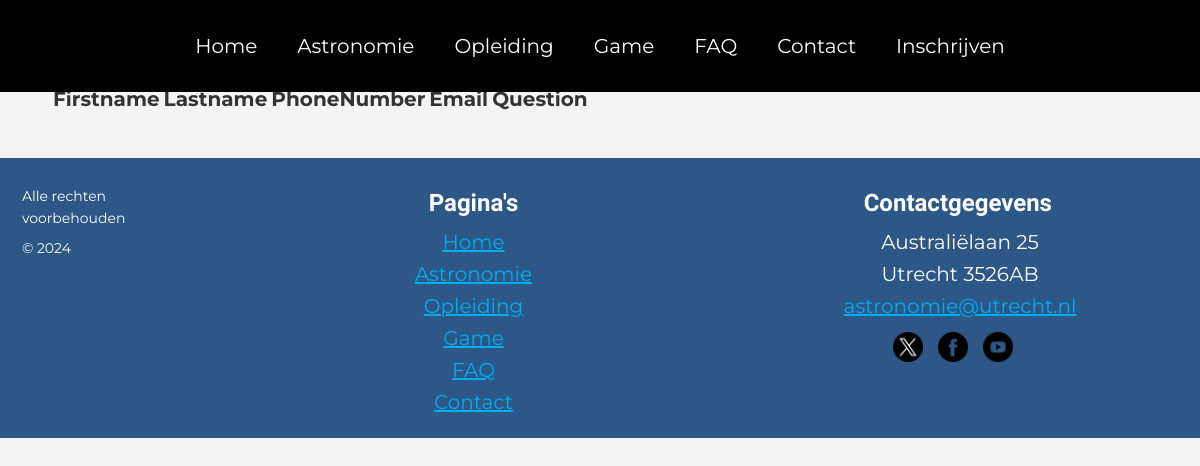
The app's page /shuhd/Inloggen/overzicht.php, older data.
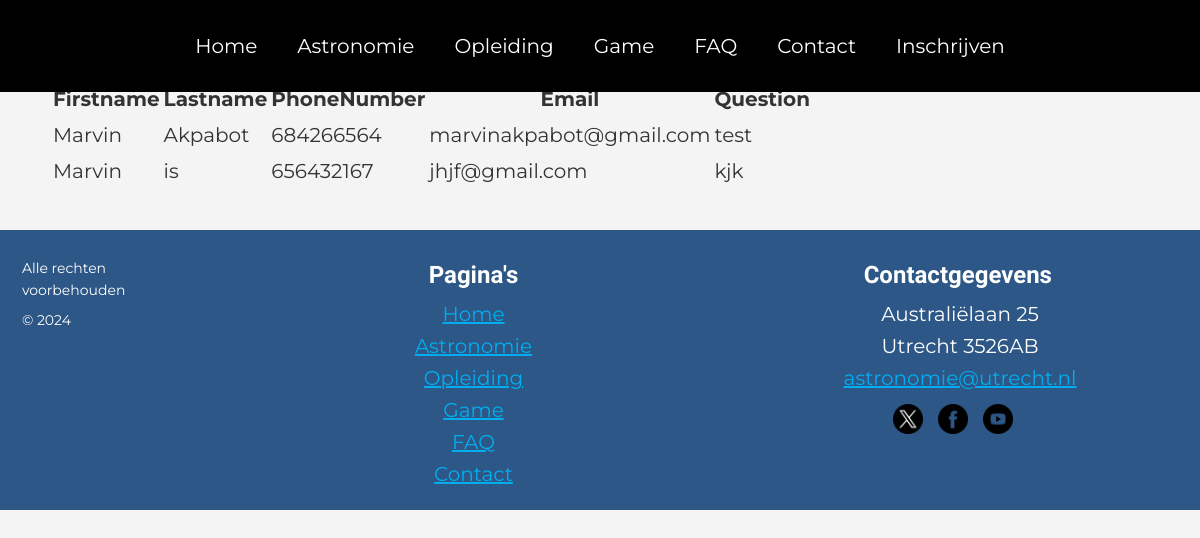
The same page, newer data.
### tables this page shows
CREATE TABLE IF NOT EXISTS `contact` (
  `id` tinyint NOT NULL AUTO_INCREMENT,
  `Firstname` varchar(100) NOT NULL,
  `Lastname` varchar(100) NOT NULL,
  `PhoneNumber` int NOT NULL,
  `Email` varchar(100) NOT NULL,
  `Question` varchar(200) NOT NULL,
  PRIMARY KEY (`id`)
);

### shuhd/Inloggen/overzicht.php (the view, shortened to what this page needs)
<?php
include('../config/config.php');
$dsn = "mysql:host=$dbHost;
        dbname=$dbName;
        charset=UTF8";
$pdo = new PDO($dsn, $dbUser, $dbPass);
$sql = "SELECT id
                ,Firstname
                ,Lastname
                ,PhoneNumber
                ,Email
                ,Question
         FROM contact
         ORDER BY id asc";
$statement = $pdo->prepare($sql);
$statement->execute();
$result = $statement->fetchAll(PDO::FETCH_OBJ);
$tableRows = "";
 foreach ($result as $row) {
     $tableRows .= "<tr>
                        <td>$row->Firstname</td>
                        <td>$row->Lastname</td>
                        <td>$row->PhoneNumber</td>
                        <td>$row->Email</td>
                        <td>$row->Question</td>
                    </tr>";
 }
?>
<!DOCTYPE html>
<html lang="en">
<head>
    <link rel="stylesheet" href="../css/main.css" />
</head>
<body>
    <main>
<header>
    <nav>
      <div class="container row jc-center">
        <div class="main-menu">
          <ul>
            <li><a href="../index.php">Home</a></li>
            <li><a href="../Astronomie/astronomie.php">Astronomie</a></li>
            <li><a href="../Opleiding/opleiding.php">Opleiding</a></li>
            <li><a href="../gamePagina/game.php">Game</a></li>
            <li><a href="../FAQ/faq.php">FAQ</a></li>
            <li><a href="../ContactP/contact.php">Contact</a></li>
            <li><a href="../Inloggen/inlog.php">Inschrijven</a></li>
          </ul>
        </div>
      </div>
    </nav>
    </header>
    <section class="overzicht">
        <div class="container">
        <table class="">
        <tr>
            <th>Firstname</th>
            <th>Lastname</th>
            <th>PhoneNumber</th>
            <th>Email</th>
            <th>Question</th>
        </tr>
        <?php echo $tableRows; ?>
    </table>
        </div>
    </section>
    </main>
    <footer class="footer">
      <div class="rechten">
      <p>Alle rechten voorbehouden</p>
      <p>© 2024</p>
      </div>
      <div class="footer-column">
      <h3>Pagina's</h3>
      <a href="index.php">Home</a><br>
      <a href="Astronomie/astronomie.php">Astronomie</a><br>
      <a href="Opleiding/opleiding.php">Opleiding</a><br>
      <a href="gamePagina/game.php">Game</a><br>
      <a href="FAQ/faq.php">FAQ</a><br>
      <a href="ContactP/contact.php">Contact</a><br>
    </div>
  <div class="footer-column">
    <h3>Contactgegevens</h3>
    <p>Australiëlaan 25</p>
    <p>Utrecht 3526AB</p>
    <p><a href="mailto:astronomie@utrecht.nl">astronomie@utrecht.nl</a></p>
    <div class="social-media-links">
      <a href="https://twitter.com/utrecht" class="social-media-link" id="twitter">
        <img src="../img/twitter.png" alt="Twitter">
      </a>
      <a href="https://www.facebook.com/utrecht" class="social-media-link" id="facebook">
        <img src="../img/facebook.png" alt="Facebook">
      </a>
      <a href="https://www.youtube.com/utrecht" class="social-media-link" id="youtube">
        <img src="../img/youtube.png" alt="YouTube">
      </a>
    </div>
  </div>
</footer>
</body>
</html>

Row changes from the older to the newer data that the page shows:
added contact: Firstname "Marvin", Lastname "Akpabot", PhoneNumber "684266564", Email "marvinakpabot@gmail.com", Question "test"
added contact: Firstname "Marvin", Lastname "is", PhoneNumber "656432167", Email "jhjf@gmail.com", Question "kjk"
